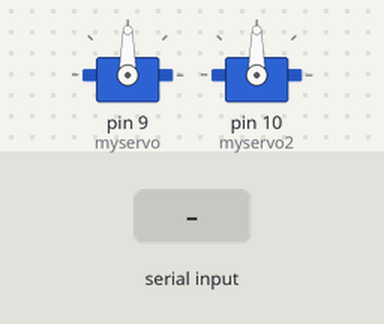
The sketch below on a simulated Arduino Uno, built with avr-gcc and run on an emulated ATmega328P. On the bench: 2 × servo. Inputs (shaded band) come from the test bench.

Above: at 1.2 s.
1.3 s: "1,90,45\n" received over Serial
At 3.5 s:
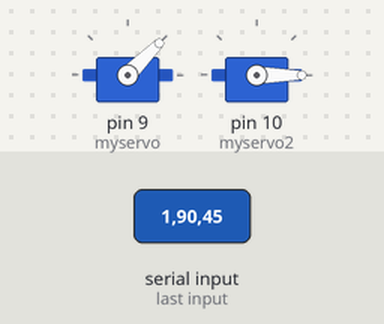
3.8 s: "90,45\n" received over Serial
At 5.4 s:
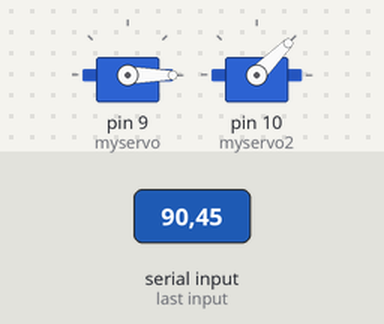
6.3 s: "30,150\n" received over Serial
At 8.5 s:
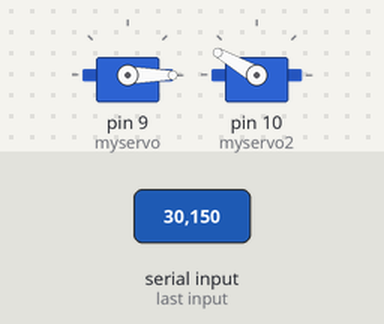
8.8 s: "5\n" received over Serial
At 10.3 s:
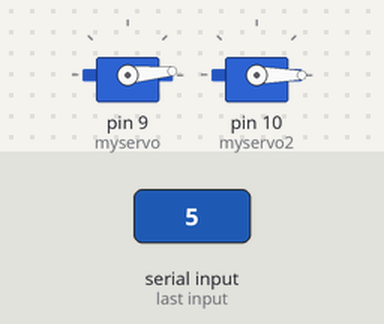
11.3 s: "90\n" received over Serial
At 12.7 s:
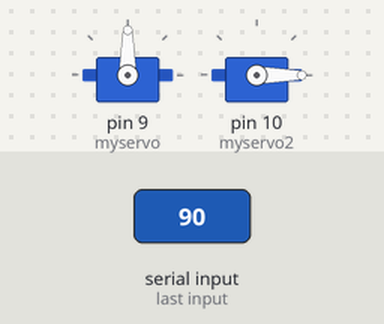
Timing chart, 0 to 13.8 s (numbered marks = the images above; inputs shaded):
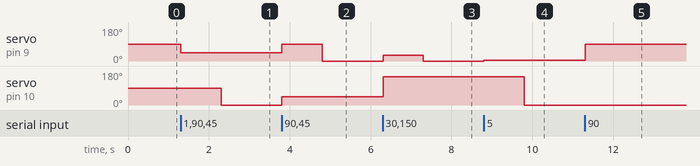

Measured:
- after the input at 1.3 s, servo on pin 9 (myservo): 90° → 45° at once; servo on pin 10 (myservo2): 90° → 0° after 1.0 s
- after the input at 3.8 s, servo on pin 9 (myservo): 45° → 90° at once, → 0° 1.0 s later; servo on pin 10 (myservo2): 0° → 45° at once
- after the input at 6.3 s, servo on pin 9 (myservo): 0° → 30° at once, → 0° 1.0 s later; servo on pin 10 (myservo2): 45° → 150° at once
- after the input at 8.8 s, servo on pin 9 (myservo): 0° → 5° at once; servo on pin 10 (myservo2): 150° → 0° after 1.0 s
- after the input at 11.3 s, servo on pin 9 (myservo): 5° → 90° at once

The sketch:

arduino_code.ino
```cpp
#include <Servo.h>

Servo myservo;  // create servo object to control a servo
Servo myservo2; // create second servo object to control a servo

void setup() {
  myservo.attach(9);  // attaches the servo on pin 9 to the servo object
  myservo2.attach(10);  // attaches the second servo on pin 10 to the servo object
  Serial.begin(9600);  // start serial communication at 9600bps
}

void loop() {
  if (Serial.available()) {  // if data is available to read
    int angle = Serial.parseInt();  // read it and store it in 'angle'

    // Make sure the angle is within the servo's range
    if (angle >= 0 && angle <= 180) {
      myservo.write(angle);  // sets the servo position according to the scaled value
    }

    if (Serial.available()) { // if more data is available to read
      int angle2 = Serial.parseInt(); // read it and store it in 'angle2'

      // Make sure the angle is within the servo's range
      if (angle2 >= 0 && angle2 <= 180) {
        myservo2.write(angle2);  // sets the second servo position according to the scaled value
      }
    }
  }
}
```
